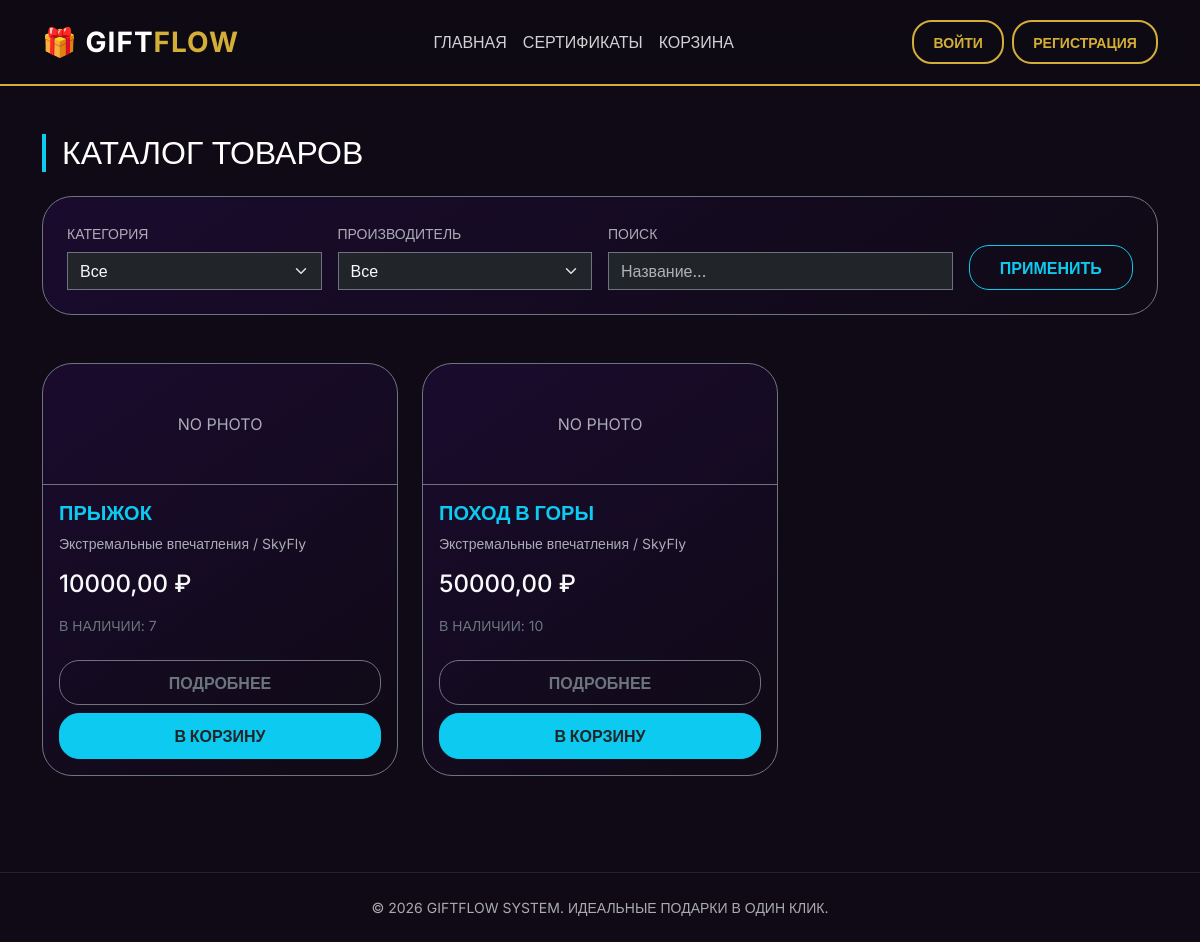
The app's page /catalog/, older data.
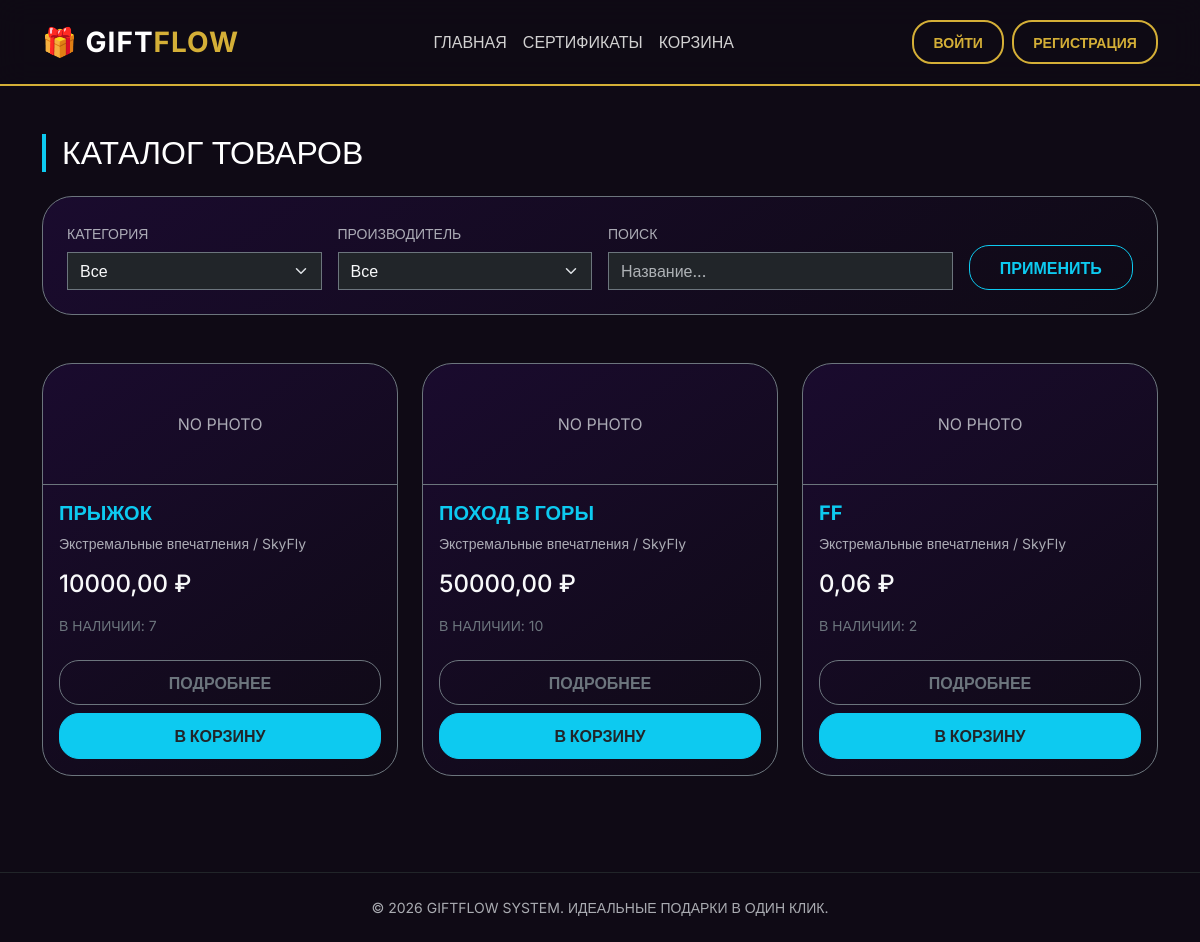
The same page, newer data.
### shop/models.py (models this page shows, shortened)
class Product(models.Model):
    name = models.CharField(max_length=200, verbose_name="Название товара")
    description = models.TextField(verbose_name="Описание")
    photo = models.ImageField(
        upload_to='products/',
        blank=True,
        null=True,
        verbose_name="Фото"
    )
    price = models.DecimalField(
        max_digits=10,
        decimal_places=2,
        validators=[MinValueValidator(0)],
        verbose_name="Цена"
    )
    stock = models.IntegerField(
        validators=[MinValueValidator(0)],
        verbose_name="Количество на складе"
    )
    category = models.ForeignKey(Category, on_delete=models.CASCADE, verbose_name="Категория")
    manufacturer = models.ForeignKey(Manufacturer, on_delete=models.CASCADE, verbose_name="Производитель")

class Category(models.Model):
    name = models.CharField(max_length=100, verbose_name="Название категории")
    description = models.TextField(blank=True, null=True, verbose_name="Описание категории")

class Manufacturer(models.Model):
    name = models.CharField(max_length=100, verbose_name="Название")
    country = models.CharField(max_length=100, verbose_name="Страна")
    description = models.TextField(blank=True, null=True, verbose_name="Описание")

### shop/views.py (the view)
# urls.py: path('catalog/', views.product_list, name='catalog'),
def product_list(request):
    products = Product.objects.select_related('category', 'manufacturer').all()
    category_id = request.GET.get('category')
    if category_id:
        products = products.filter(category_id=category_id)
    manufacturer_id = request.GET.get('manufacturer')
    if manufacturer_id:
        products = products.filter(manufacturer_id=manufacturer_id)
    search = request.GET.get('search')
    if search:
        products = products.filter(
            Q(name__icontains=search) |
            Q(description__icontains=search)
        )
    paginator = Paginator(products, 9)
    page_obj = paginator.get_page(request.GET.get('page'))
    return render(request, 'product_list.html', {
        'products': page_obj,
        'categories': Category.objects.all(),
        'manufacturers': Manufacturer.objects.all(),
    })

### shop/templates/product_list.html (shortened to what this page needs)
{% extends 'base.html' %}
{% load static %}
{% block content %}
<h2 class="mb-4 border-start border-info border-4 ps-3 text-uppercase">Каталог товаров</h2>
<div class="card bg-dark border border-secondary p-4 mb-5 rounded-0">
    <form method="get" class="row g-3 align-items-end">
        <div class="col-md-3">
            <label class="form-label text-muted small text-uppercase">Категория</label>
            <select name="category" class="form-select rounded-0 bg-dark text-light border-secondary">
                <option value="">Все</option>
            </select>
        </div>
        <div class="col-md-3">
            <label class="form-label text-muted small text-uppercase">Производитель</label>
            <select name="manufacturer" class="form-select rounded-0 bg-dark text-light border-secondary">
                <option value="">Все</option>
            </select>
        </div>
        <div class="col-md-4">
            <label class="form-label text-muted small text-uppercase">Поиск</label>
            <input type="text" name="search" class="form-control rounded-0 bg-dark text-light border-secondary" value="{{ request.GET.search|default:'' }}" placeholder="Название...">
        </div>
        <div class="col-md-2">
            <button type="submit" class="btn btn-outline-info w-100 rounded-0">ПРИМЕНИТЬ</button>
        </div>
    </form>
</div>
<div class="row row-cols-1 row-cols-md-3 g-4">
    {% for product in products %}
        <div class="col">
            <div class="card h-100 bg-dark border border-secondary rounded-0 shadow-none">
                {% if product.photo %}
                    <img src="{{ product.photo.url }}" class="card-img-top p-3" style="height: 200px; object-fit: contain;" alt="{{ product.name }}">
                {% else %}
                    <div class="text-center p-5 text-muted border-bottom border-secondary">NO PHOTO</div>
                {% endif %}
                <div class="card-body d-flex flex-column">
                    <h5 class="card-title text-info fw-bold text-uppercase">{{ product.name }}</h5>
                    <p class="text-muted small">{{ product.category.name }} / {{ product.manufacturer.name }}</p>
                    <h4 class="text-light mt-auto mb-3">{{ product.price }} ₽</h4>
                    <p class="small text-secondary">В НАЛИЧИИ: {{ product.stock }}</p>
                    <div class="mt-2">
                        <a href="{% url 'shop:product_detail' product.id %}" class="btn btn-outline-secondary w-100 mb-2 rounded-0">ПОДРОБНЕЕ</a>
                        <a href="{% url 'shop:add_to_cart' product.id %}" class="btn btn-info w-100 rounded-0 text-dark fw-bold">В КОРЗИНУ</a>
                    </div>
                </div>
            </div>
        </div>
    {% empty %}
        <div class="col-12 text-center py-5 border border-secondary border-dashed">
            <h4 class="text-muted text-uppercase">Товары не найдены</h4>
        </div>
    {% endfor %}
</div>
{% endblock %}

### shop/templates/base.html (shortened to what this page needs)
{% load static %}
<!DOCTYPE html>
<html lang="ru" data-bs-theme="dark">
<head>
    <link href="https://cdn.jsdelivr.net/npm/bootstrap@5.3.3/dist/css/bootstrap.min.css" rel="stylesheet">
</head>
<body class="d-flex flex-column min-vh-100">
    <header class="navbar navbar-expand-lg sticky-top">
        <div class="container py-2">
            <a class="navbar-brand fw-bold fs-3" href="{% url 'shop:home' %}">
                🎁 <span class="text-white">GIFT</span>FLOW
            </a>
            <div class="collapse navbar-collapse" id="mainNav">
                <ul class="navbar-nav mx-auto">
                    <li class="nav-item"><a class="nav-link" href="{% url 'shop:home' %}">ГЛАВНАЯ</a></li>
                    <li class="nav-item"><a class="nav-link" href="{% url 'shop:product_list' %}">СЕРТИФИКАТЫ</a></li>
                    <li class="nav-item"><a class="nav-link" href="{% url 'shop:cart' %}">КОРЗИНА</a></li>
                </ul>
                <div class="d-flex align-items-center gap-2">
                    {% if user.is_authenticated %}
                        <span class="text-muted small me-2">{{ user.username }}</span>
                        <a href="{% url 'shop:profile' %}" class="btn btn-outline-gold btn-sm">ПРОФИЛЬ</a>
                        <form action="{% url 'shop:logout' %}" method="post">
                            {% csrf_token %}
                            <button type="submit" class="btn btn-outline-secondary btn-sm">ВЫХОД</button>
                        </form>
                    {% else %}
                        <a class="btn btn-outline-gold btn-sm" href="{% url 'shop:login' %}">ВОЙТИ</a>
                        <a class="btn btn-outline-gold btn-sm" href="{% url 'shop:register' %}">РЕГИСТРАЦИЯ</a>
                    {% endif %}
                </div>
            </div>
        </div>
    </header>
    <main class="container flex-grow-1 py-5">
        {% block content %}{% endblock %}
    </main>
    <footer class="py-4 mt-5 border-top border-dark">
        <div class="container text-center text-muted">
            <p class="small mb-0">&copy; 2026 GIFTFLOW SYSTEM. ИДЕАЛЬНЫЕ ПОДАРКИ В ОДИН КЛИК.</p>
        </div>
    </footer>
</body>
</html>

### shop/templates/base.html (style rules this page uses)
:root { --gold: #d4af37; --deep-purple: #1a0b2e; --bg-dark: #0f0a15; }
body { font-family: 'Inter', sans-serif; background-color: var(--bg-dark); color: #fff; }
.navbar { background: rgba(15, 10, 21, 0.9) !important; backdrop-filter: blur(15px); border-bottom: 2px solid var(--gold); }
.navbar-brand { color: var(--gold) !important; letter-spacing: 1px; }
.nav-link { font-weight: 500; color: #d1d1d1 !important; transition: 0.3s; }
.btn { border-radius: 20px !important; font-weight: 600; padding: 0.6rem 1.2rem; transition: 0.3s; }
.btn-outline-gold { border: 2px solid var(--gold); color: var(--gold); }
.card { border-radius: 30px !important; border: 1px solid rgba(212, 175, 55, 0.2); background: linear-gradient(145deg, var(--deep-purple), var(--bg-dark)); }

Row changes from the older to the newer data that the page shows:
added Product: photo "NO PHOTO", name "FF", category.name "Экстремальные впечатления", manufacturer.name "SkyFly", price "0,06", stock "2"
